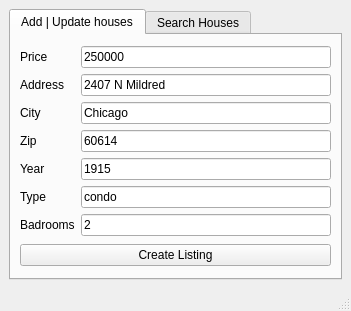
<?xml version="1.0" encoding="UTF-8"?>
<ui version="4.0">
 <class>Zillow</class>
 <widget class="QMainWindow" name="Zillow">
  <property name="geometry">
   <rect>
    <x>0</x>
    <y>0</y>
    <width>351</width>
    <height>311</height>
   </rect>
  </property>
  <property name="windowTitle">
   <string>Zillow</string>
  </property>
  <widget class="QWidget" name="centralwidget">
   <layout class="QVBoxLayout" name="verticalLayout">
    <item>
     <widget class="QTabWidget" name="tabWidget">
      <property name="currentIndex">
       <number>0</number>
      </property>
      <widget class="QWidget" name="tab_1">
       <attribute name="title">
        <string>Add | Update houses</string>
       </attribute>
       <layout class="QVBoxLayout" name="verticalLayout_2">
        <item>
         <layout class="QGridLayout" name="gridLayout">
          <item row="0" column="0">
           <widget class="QLabel" name="label">
            <property name="text">
             <string>Price</string>
            </property>
           </widget>
          </item>
          <item row="1" column="0">
           <widget class="QLabel" name="label_2">
            <property name="text">
             <string>Address</string>
            </property>
           </widget>
          </item>
          <item row="4" column="0">
           <widget class="QLabel" name="label_5">
            <property name="text">
             <string>Year</string>
            </property>
           </widget>
          </item>
          <item row="2" column="0">
           <widget class="QLabel" name="label_3">
            <property name="text">
             <string>City</string>
            </property>
           </widget>
          </item>
          <item row="5" column="0">
           <widget class="QLabel" name="label_6">
            <property name="text">
             <string>Type</string>
            </property>
           </widget>
          </item>
          <item row="3" column="0">
           <widget class="QLabel" name="label_4">
            <property name="text">
             <string>Zip</string>
            </property>
           </widget>
          </item>
          <item row="3" column="1">
           <widget class="QLineEdit" name="linZip">
            <property name="text">
             <string>60614</string>
            </property>
           </widget>
          </item>
          <item row="6" column="0">
           <widget class="QLabel" name="label_7">
            <property name="text">
             <string>Badrooms</string>
            </property>
           </widget>
          </item>
          <item row="0" column="1">
           <widget class="QLineEdit" name="linPrice">
            <property name="text">
             <string>250000</string>
            </property>
           </widget>
          </item>
          <item row="2" column="1">
           <widget class="QLineEdit" name="linCity">
            <property name="text">
             <string>Chicago</string>
            </property>
           </widget>
          </item>
          <item row="1" column="1">
           <widget class="QLineEdit" name="linAddress">
            <property name="text">
             <string>2407 N Mildred</string>
            </property>
           </widget>
          </item>
          <item row="4" column="1">
           <widget class="QLineEdit" name="linYear">
            <property name="text">
             <string>1915</string>
            </property>
           </widget>
          </item>
          <item row="5" column="1">
           <widget class="QLineEdit" name="linType">
            <property name="text">
             <string>condo</string>
            </property>
           </widget>
          </item>
          <item row="6" column="1">
           <widget class="QLineEdit" name="linBedrooms">
            <property name="text">
             <string>2</string>
            </property>
           </widget>
          </item>
         </layout>
        </item>
        <item>
         <widget class="QPushButton" name="btnAddHouse">
          <property name="text">
           <string>Create Listing</string>
          </property>
         </widget>
        </item>
       </layout>
      </widget>
      <widget class="QWidget" name="tab_2">
       <attribute name="title">
        <string>Search Houses</string>
       </attribute>
      </widget>
     </widget>
    </item>
   </layout>
  </widget>
  <widget class="QMenuBar" name="menubar">
   <property name="geometry">
    <rect>
     <x>0</x>
     <y>0</y>
     <width>351</width>
     <height>21</height>
    </rect>
   </property>
  </widget>
  <widget class="QStatusBar" name="statusbar"/>
 </widget>
 <resources/>
 <connections/>
</ui>
